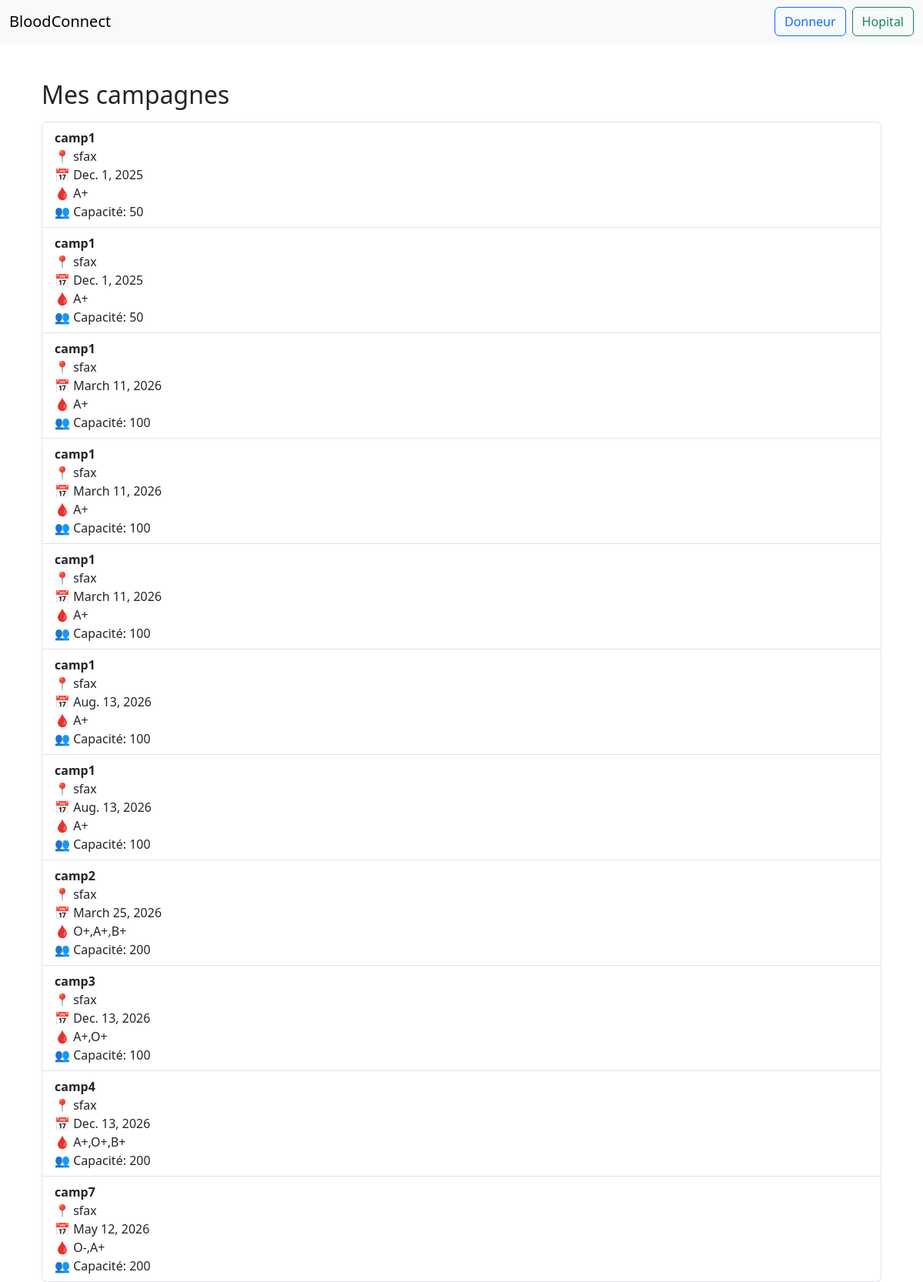
/campagnes/mes-campagnes/, run on the app's committed database.
### campagnes/models.py (models this page shows, shortened)
class Campagne(models.Model):
    nom = models.CharField(max_length=100)
    date = models.DateField()
    lieu = models.CharField(max_length=100)
    groupes_cibles = models.CharField(
        max_length=50,
        help_text="Ex: A+, O-, B+"
    )
    capacite_totale = models.PositiveIntegerField()
    hopital = models.ForeignKey(Hopital, on_delete=models.CASCADE)

### campagnes/views.py (the view)
# urls.py: path('mes-campagnes/', views.mes_campagnes, name='mes_campagnes'),
def mes_campagnes(request):
    campagnes = Campagne.objects.all()
    return render(request, 'campagnes/mes_campagnes.html', {'campagnes': campagnes})

### campagnes/templates/campagnes/mes_campagnes.html
{% extends 'base.html' %}
{% block content %}
<div class="container mt-5">
    <h2>Mes campagnes</h2>
    {% if campagnes %}
        <ul class="list-group mt-3">
            {% for campagne in campagnes %}
                <li class="list-group-item">
                    <strong>{{ campagne.nom }}</strong><br>
                    📍 {{ campagne.lieu }}<br>
                    📅 {{ campagne.date }}<br>
                    🩸 {{ campagne.groupes_cibles }}<br>
                    👥 Capacité: {{ campagne.capacite_totale }}
                </li>
            {% endfor %}
        </ul>
    {% else %}
        <p class="mt-3">Aucune campagne pour le moment 😢</p>
    {% endif %}
</div>
{% endblock %}

### templates/base.html (shortened to what this page needs)
<!DOCTYPE html>
<html lang="fr">
<head>
    <link href="https://cdn.jsdelivr.net/npm/bootstrap@5.3.0/dist/css/bootstrap.min.css" rel="stylesheet">
</head>
<body>
<nav class="navbar navbar-expand-lg navbar-light bg-light mb-4">
  <div class="container-fluid">
    <a class="navbar-brand" href="{% url 'index' %}">BloodConnect</a>
    <div class="d-flex">
        <a class="btn btn-outline-primary me-2" href="{% url 'dashboard_donneur' %}">Donneur</a>
        <a class="btn btn-outline-success" href="{% url 'dashboard_hopital' %}">Hopital</a>
    </div>
  </div>
</nav>
<div class="container">
    {% block content %}
    {% endblock %}
</div>
</body>
</html>

### data on the page
Campagne: nom "camp1", lieu "sfax", date "Dec. 1, 2025", groupes_cibles "A+", capacite_totale "50"
Campagne: nom "camp1", lieu "sfax", date "Dec. 1, 2025", groupes_cibles "A+", capacite_totale "50"
Campagne: nom "camp1", lieu "sfax", date "March 11, 2026", groupes_cibles "A+", capacite_totale "100"
Campagne: nom "camp1", lieu "sfax", date "March 11, 2026", groupes_cibles "A+", capacite_totale "100"
Campagne: nom "camp1", lieu "sfax", date "March 11, 2026", groupes_cibles "A+", capacite_totale "100"
Campagne: nom "camp1", lieu "sfax", date "Aug. 13, 2026", groupes_cibles "A+", capacite_totale "100"
Campagne: nom "camp1", lieu "sfax", date "Aug. 13, 2026", groupes_cibles "A+", capacite_totale "100"
Campagne: nom "camp2", lieu "sfax", date "March 25, 2026", groupes_cibles "O+,A+,B+", capacite_totale "200"
Campagne: nom "camp3", lieu "sfax", date "Dec. 13, 2026", groupes_cibles "A+,O+", capacite_totale "100"
Campagne: nom "camp4", lieu "sfax", date "Dec. 13, 2026", groupes_cibles "A+,O+,B+", capacite_totale "200"
Campagne: nom "camp7", lieu "sfax", date "May 12, 2026", groupes_cibles "O-,A+", capacite_totale "200"
